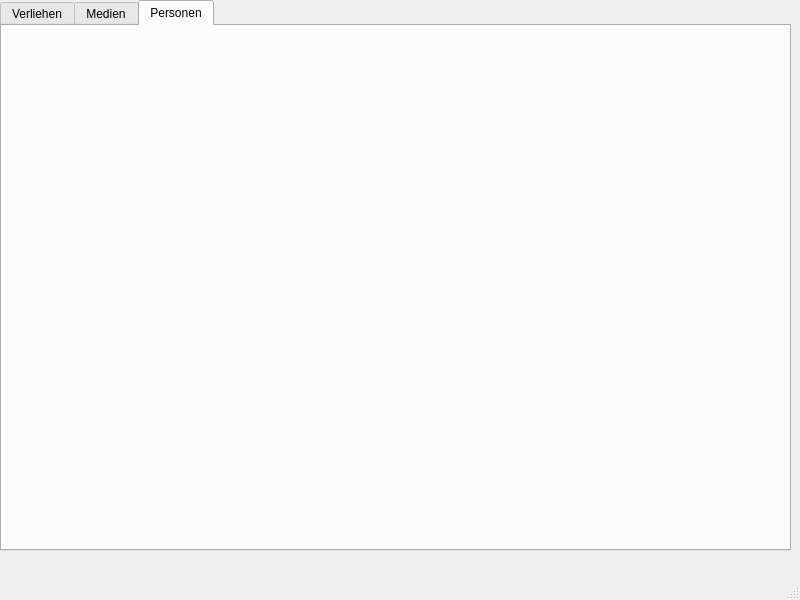
<?xml version="1.0" encoding="UTF-8"?>
<ui version="4.0">
 <class>MainWindow</class>
 <widget class="QMainWindow" name="MainWindow">
  <property name="geometry">
   <rect>
    <x>0</x>
    <y>0</y>
    <width>800</width>
    <height>600</height>
   </rect>
  </property>
  <property name="windowTitle">
   <string>MainWindow</string>
  </property>
  <widget class="QWidget" name="centralwidget">
   <widget class="QTabWidget" name="tabWidget">
    <property name="geometry">
     <rect>
      <x>0</x>
      <y>0</y>
      <width>791</width>
      <height>551</height>
     </rect>
    </property>
    <property name="currentIndex">
     <number>2</number>
    </property>
    <widget class="QWidget" name="tab_lend">
     <attribute name="title">
      <string>Verliehen</string>
     </attribute>
    </widget>
    <widget class="QWidget" name="tab_medium">
     <attribute name="title">
      <string>Medien</string>
     </attribute>
    </widget>
    <widget class="QWidget" name="tab_person">
     <attribute name="title">
      <string>Personen</string>
     </attribute>
    </widget>
   </widget>
  </widget>
  <widget class="QMenuBar" name="menubar">
   <property name="geometry">
    <rect>
     <x>0</x>
     <y>0</y>
     <width>800</width>
     <height>19</height>
    </rect>
   </property>
  </widget>
  <widget class="QStatusBar" name="statusbar"/>
 </widget>
 <resources/>
 <connections/>
</ui>
